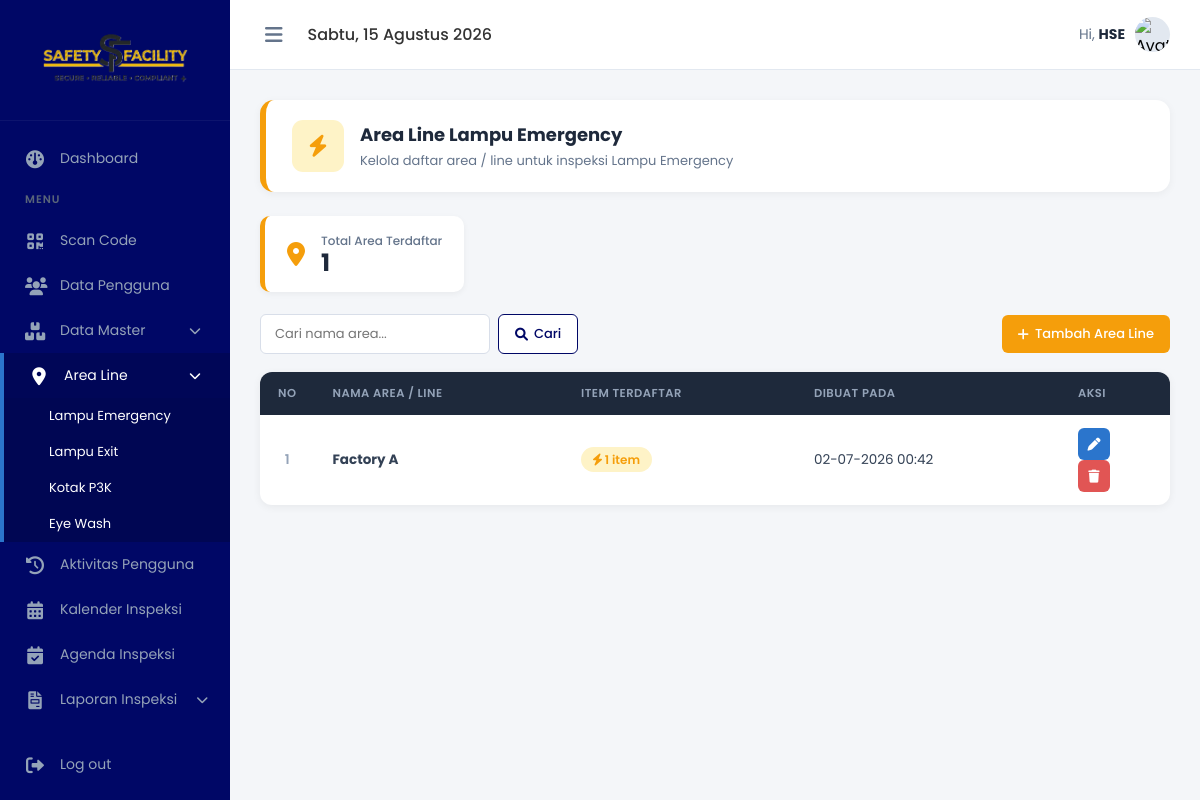
/admin/area_line_lampu_emergency.php (signed in), run on an earlier commit of the app's database.
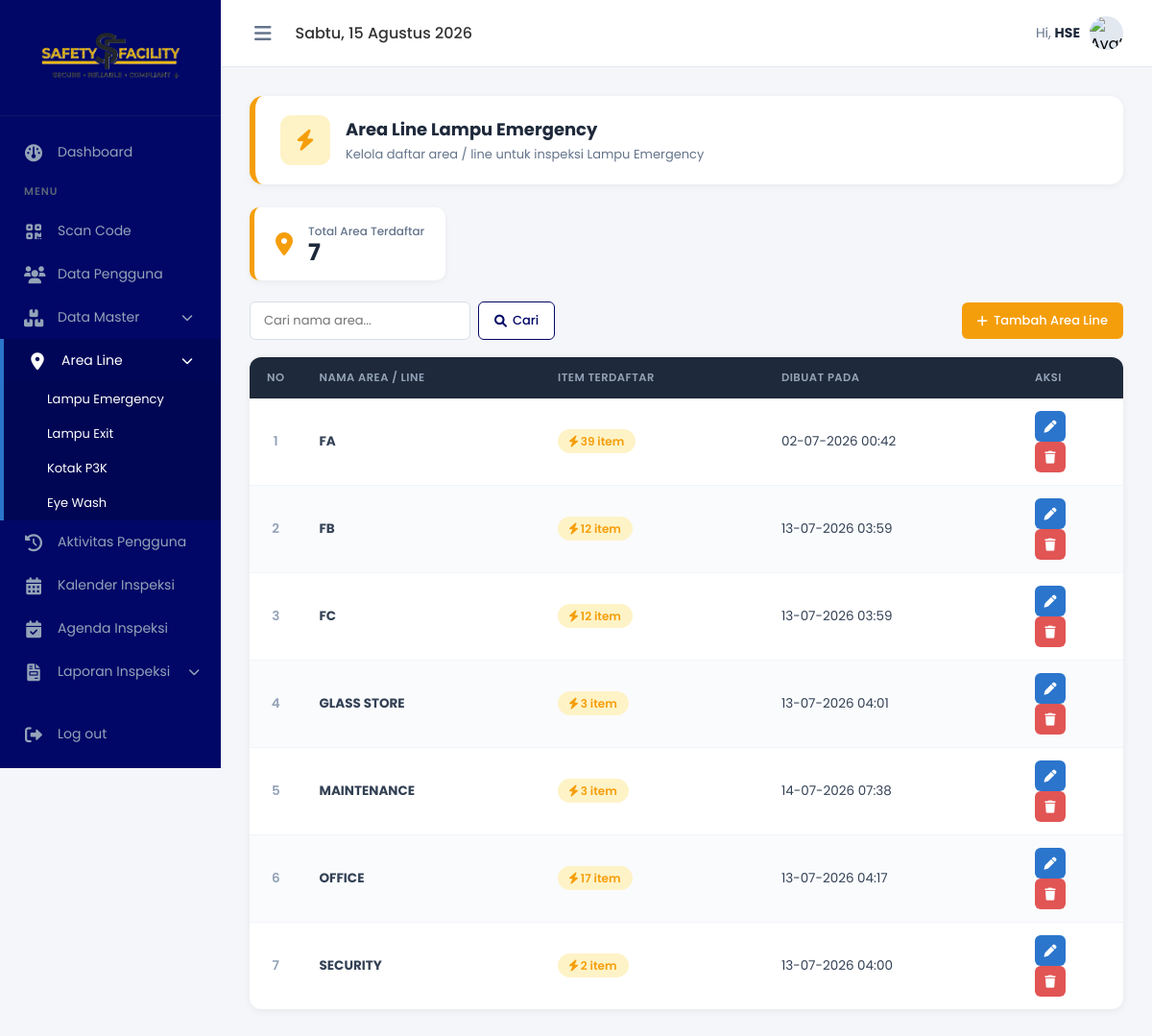
And on a later commit of the database.
### tables this page shows
CREATE TABLE `area_line` (
  `id_line` int(11) NOT NULL,
  `nama_line` varchar(100) NOT NULL,
  `created_at` timestamp NOT NULL DEFAULT current_timestamp(),
  `jenis` varchar(30) NOT NULL DEFAULT 'lampu_emergency'
);

### admin/area_line_lampu_emergency.php (the view, shortened to what the changed rows need)
<?php
global $koneksi;
mysqli_query($koneksi, "ALTER TABLE area_line ADD COLUMN IF NOT EXISTS jenis VARCHAR(30) NOT NULL DEFAULT 'lampu_emergency'");
$cari = isset($_GET['cari']) ? trim($_GET['cari']) : '';
if ($cari !== '') {
    $like = "%$cari%";
    $stmt = mysqli_prepare($koneksi,
        "SELECT a.*, COUNT(m.id) as total_item
         FROM area_line a
         LEFT JOIN `master_lampu` m ON m.`line_area` = a.nama_line
         WHERE a.jenis = 'lampu_emergency' AND a.nama_line LIKE ?
         GROUP BY a.id_line ORDER BY a.nama_line ASC");
    mysqli_stmt_bind_param($stmt, "s", $like);
    mysqli_stmt_execute($stmt);
    $result = mysqli_stmt_get_result($stmt);
} else {
    $result = mysqli_query($koneksi,
        "SELECT a.*, COUNT(m.id) as total_item
         FROM area_line a
         LEFT JOIN `master_lampu` m ON m.`line_area` = a.nama_line
         WHERE a.jenis = 'lampu_emergency'
         GROUP BY a.id_line ORDER BY a.nama_line ASC");
}
$total_line = mysqli_num_rows($result);
?>
<!DOCTYPE html>
<html lang="id">
<head>
    <link rel="stylesheet" href="https://cdnjs.cloudflare.com/ajax/libs/font-awesome/6.0.0/css/all.min.css">
    <link rel="stylesheet" href="style.css">
</head>
<body>
<main class="main-content">
    <section class="content-body">
        <div class="page-head">
            <div class="ph-info">
                <h2>Area Line  Lampu Emergency</h2>
            </div>
        </div>
        <div class="stat-mini">
            <div><h3>Total Area Terdaftar</h3><p><?= $total_line; ?></p></div>
        </div>
        <div class="table-card">
            <table class="area-table">
                <thead>
                    <tr>
                        <th style="width:52px;">No</th>
                        <th>Nama Area / Line</th>
                        <th>Item Terdaftar</th>
                        <th>Dibuat Pada</th>
                        <th style="width:110px;">Aksi</th>
                    </tr>
                </thead>
                <tbody>
                <?php if (mysqli_num_rows($result) > 0): ?>
                    <?php $no = 1; while ($row = mysqli_fetch_assoc($result)): ?>
                        <tr>
                            <td style="text-align:center;font-weight:600;color:#94a3b8;"><?= $no++; ?></td>
                            <td><strong><?= htmlspecialchars($row['nama_line']); ?></strong></td>
                            <td>
                                <span class="badge-item">
                                    <i class="fa-solid fa-bolt"></i>
                                    <?= $row['total_item']; ?> item
                                </span>
                            </td>
                            <td><?= isset($row['created_at']) ? date('d-m-Y H:i', strtotime($row['created_at'])) : '-'; ?></td>
                            <td class="action-icons">
                                <a href="javascript:void(0)" class="ic-edit" title="Edit"
                                   onclick='bukaEdit(<?= json_encode(["id_line"=>$row["id_line"],"nama_line"=>$row["nama_line"]]); ?>)'>
                                    <i class="fa-solid fa-pen"></i>
                                </a>
                                <a href="area_line_lampu_emergency.php?hapus=<?= $row['id_line']; ?>" class="ic-delete" title="Hapus"
                                   onclick="return confirm('Hapus area ini? Pastikan tidak ada data yang masih menggunakannya.')">
                                    <i class="fa-solid fa-trash"></i>
                                </a>
                            </td>
                        </tr>
                    <?php endwhile; ?>
                <?php endif; ?>
                </tbody>
            </table>
        </div>
    </section>
</main>
</body>
</html>

What changed in the data, as far as the page shows it:
changed area_line (number 1 of 7 on the later page): nama_line "Factory A" → "FA"; total_item "1" → "39"
added area_line: nama_line "FB", total_item "12", created_at "13-07-2026 03:59"
added area_line: nama_line "FC", total_item "12", created_at "13-07-2026 03:59"
added area_line: nama_line "GLASS STORE", total_item "3", created_at "13-07-2026 04:01"
added area_line: nama_line "MAINTENANCE", total_item "3", created_at "14-07-2026 07:38"
added area_line: nama_line "OFFICE", total_item "17", created_at "13-07-2026 04:17"
added area_line: nama_line "SECURITY", total_item "2", created_at "13-07-2026 04:00"
Also different on the page:
$total_line: "1" → "7"
